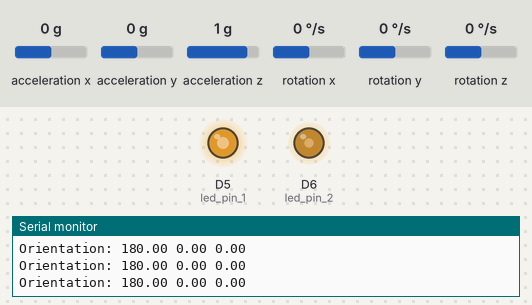
Bench run of a sketch on a simulated Arduino Nano 33 IoT. On the bench: output pins drawn as LEDs (lit = HIGH), the last lines printed to the serial monitor. The inputs (shaded band) are chosen by the test bench; at power-on: rotation x 0 °/s, acceleration x 0 g, acceleration y 0 g, acceleration z 1 g, rotation y 0 °/s, rotation z 0 °/s. Random numbers use the default seed unless the sketch sets one.

Above: at 1.25 s.
1.3 s: rotation x set to -192 °/s
At 3.3 s:
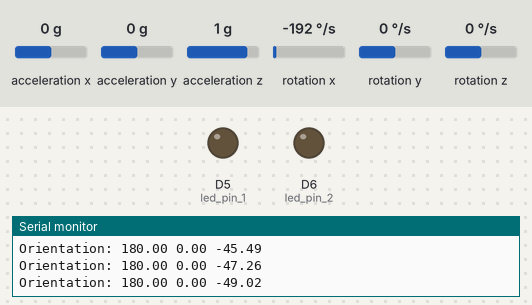
4.3 s: rotation x set to 192 °/s
At 6.48 s:
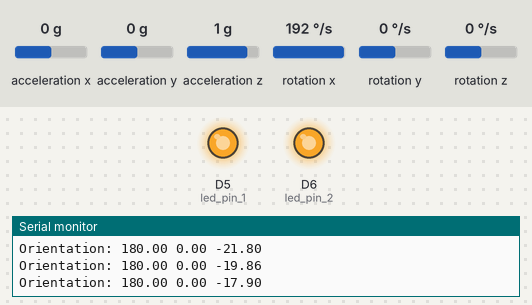
7.3 s: rotation x set to 0 °/s
At 7.36 s:
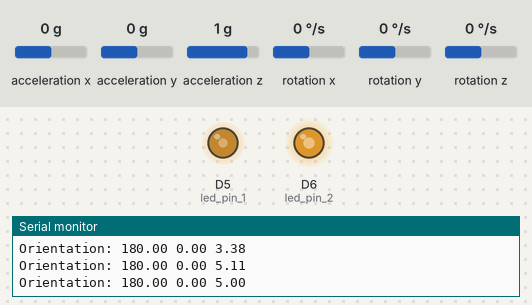
Timing chart, 0 to 16.3 s (numbered marks = the images above; inputs shaded):
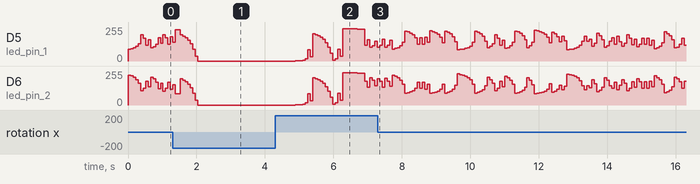

The sketch:

candle.h.ino
```cpp
#include "Arduino_LSM6DS3.h"
#include "MadgwickAHRS.h"


// ガンマテーブル
const int PROGMEM gamma8[] = {
  0, 0, 0, 0, 0, 0, 0, 0, 0, 0, 0, 0, 0, 0, 0, 0,
  0, 0, 0, 0, 0, 0, 0, 0, 0, 0, 0, 0, 1, 1, 1, 1,
  1, 1, 1, 1, 1, 1, 1, 1, 1, 2, 2, 2, 2, 2, 2, 2,
  2, 3, 3, 3, 3, 3, 3, 3, 4, 4, 4, 4, 4, 5, 5, 5,
  5, 6, 6, 6, 6, 7, 7, 7, 7, 8, 8, 8, 9, 9, 9, 10,
  10, 10, 11, 11, 11, 12, 12, 13, 13, 13, 14, 14, 15, 15, 16, 16,
  17, 17, 18, 18, 19, 19, 20, 20, 21, 21, 22, 22, 23, 24, 24, 25,
  25, 26, 27, 27, 28, 29, 29, 30, 31, 32, 32, 33, 34, 35, 35, 36,
  37, 38, 39, 39, 40, 41, 42, 43, 44, 45, 46, 47, 48, 49, 50, 50,
  51, 52, 54, 55, 56, 57, 58, 59, 60, 61, 62, 63, 64, 66, 67, 68,
  69, 70, 72, 73, 74, 75, 77, 78, 79, 81, 82, 83, 85, 86, 87, 89,
  90, 92, 93, 95, 96, 98, 99, 101, 102, 104, 105, 107, 109, 110, 112, 114,
  115, 117, 119, 120, 122, 124, 126, 127, 129, 131, 133, 135, 137, 138, 140, 142,
  144, 146, 148, 150, 152, 154, 156, 158, 160, 162, 164, 167, 169, 171, 173, 175,
  177, 180, 182, 184, 186, 189, 191, 193, 196, 198, 200, 203, 205, 208, 210, 213,
  215, 218, 220, 223, 225, 228, 231, 233, 236, 239, 241, 244, 247, 249, 252, 255
};

const int led_pin_1 = 5;
const int led_pin_2 = 6;

float value = 0.1;

const int max_value = 255;
const int dimming_range = 90; // magic number

const float threshold = 0.065; // magic number

// initialize a Madgwick filter:
Madgwick filter;
const float sensorRate = 104.00;

void setup() {
   Serial.begin(9600);
  pinMode(led_pin_1,OUTPUT);
  pinMode(led_pin_2,OUTPUT);

    if (!IMU.begin()) {
    Serial.println("Failed to initialize IMU");
    // stop here if you can't access the IMU:
    while (true);
  }
    // start the filter to run at the sample rate:
  filter.begin(sensorRate);
}

void loop() {
    // values for acceleration and rotation:
  float xAcc, yAcc, zAcc;
  float xGyro, yGyro, zGyro;
  float roll, pitch, heading;
    // if both accelerometer and gyrometer are ready to be read:
  if (IMU.accelerationAvailable() &&
      IMU.gyroscopeAvailable()) {
    // read accelerometer and gyrometer:
    IMU.readAcceleration(xAcc, yAcc, zAcc);

    // print the results:
    IMU.readGyroscope(xGyro, yGyro, zGyro);

    // update the filter, which computes orientation:
    filter.updateIMU(xGyro, yGyro, zGyro, xAcc, yAcc, zAcc);

    // print the heading, pitch and roll
    roll = filter.getRoll();
    pitch = filter.getPitch();
    heading = filter.getYaw();
    Serial.print("Orientation: ");
    Serial.print(heading);
    Serial.print(" ");
    Serial.print(pitch);
    Serial.print(" ");
    Serial.println(roll);

    if(abs(roll) > 6) {
    shaking_moving();
    } else {
      normal_moving();
    }
  }
//shaking_moving();
//normal_moving();

}

void normal_moving() {
 if (value < 0.5) {
    value = value + 2.0 * value * value;
  } else if (value >= 0.5) {
    value = value - 2.0 * (1.0 - value) * (1.0 - value);
  }

  if (value <= (0.0 + threshold) || (1.0 - threshold) <= value) {
    value = random(0.0 + (threshold * 1000),1000 - (threshold * 1000)) / 1000.0;
  }

  int value_1 = max_value - dimming_range + (value * dimming_range);
  int value_2 = max_value - (value * dimming_range);

  analogWrite(led_pin_1,  pgm_read_byte(&(gamma8[value_1])));
  analogWrite(led_pin_2,  pgm_read_byte(&(gamma8[value_2])));

  delay(70);
}

void shaking_moving() {
    if (value < 0.5) {
    value = value + 2.0 * value * value;
  } else if (value >= 0.5) {
    value = value - 2.0 * (1.0 - value) * (1.0 - value);
  }

  int max_value = value * 255;
    analogWrite(led_pin_1,  pgm_read_byte(&(gamma8[max_value])));
    analogWrite(led_pin_2,  pgm_read_byte(&(gamma8[max_value])));
    delay(70);
}
```
